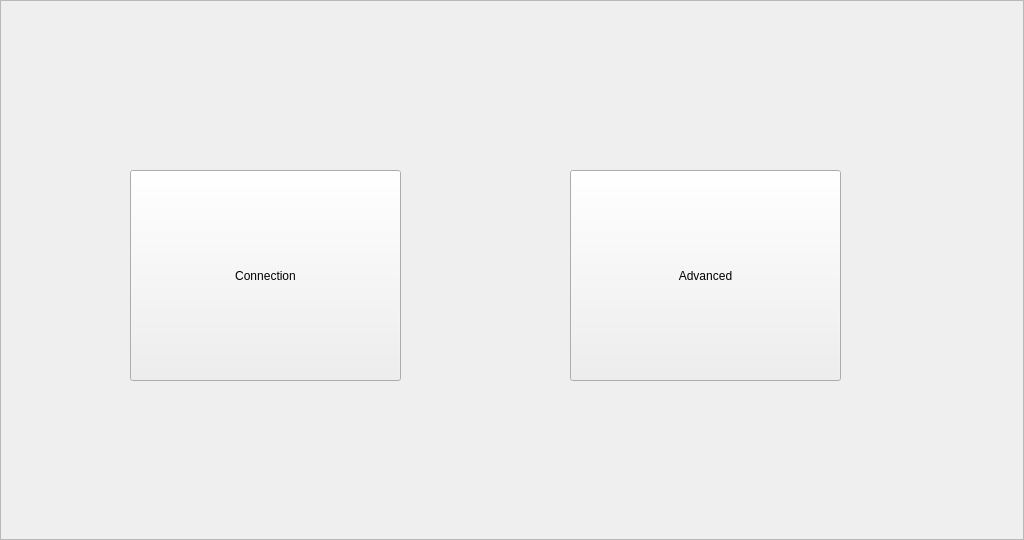
<?xml version="1.0" encoding="UTF-8"?>
<ui version="4.0">
 <class>SelectMenuFrame</class>
 <widget class="QFrame" name="SelectMenuFrame">
  <property name="geometry">
   <rect>
    <x>0</x>
    <y>0</y>
    <width>1024</width>
    <height>540</height>
   </rect>
  </property>
  <property name="windowTitle">
   <string>Frame</string>
  </property>
  <property name="frameShape">
   <enum>QFrame::StyledPanel</enum>
  </property>
  <property name="frameShadow">
   <enum>QFrame::Raised</enum>
  </property>
  <widget class="QPushButton" name="BUTTON_ENTER_CONNECTION_MENU">
   <property name="geometry">
    <rect>
     <x>130</x>
     <y>170</y>
     <width>271</width>
     <height>211</height>
    </rect>
   </property>
   <property name="text">
    <string>Connection</string>
   </property>
  </widget>
  <widget class="QPushButton" name="BUTTON_ENTER_ADVANCED_MENU">
   <property name="geometry">
    <rect>
     <x>570</x>
     <y>170</y>
     <width>271</width>
     <height>211</height>
    </rect>
   </property>
   <property name="text">
    <string>Advanced</string>
   </property>
  </widget>
 </widget>
 <resources/>
 <connections/>
</ui>
